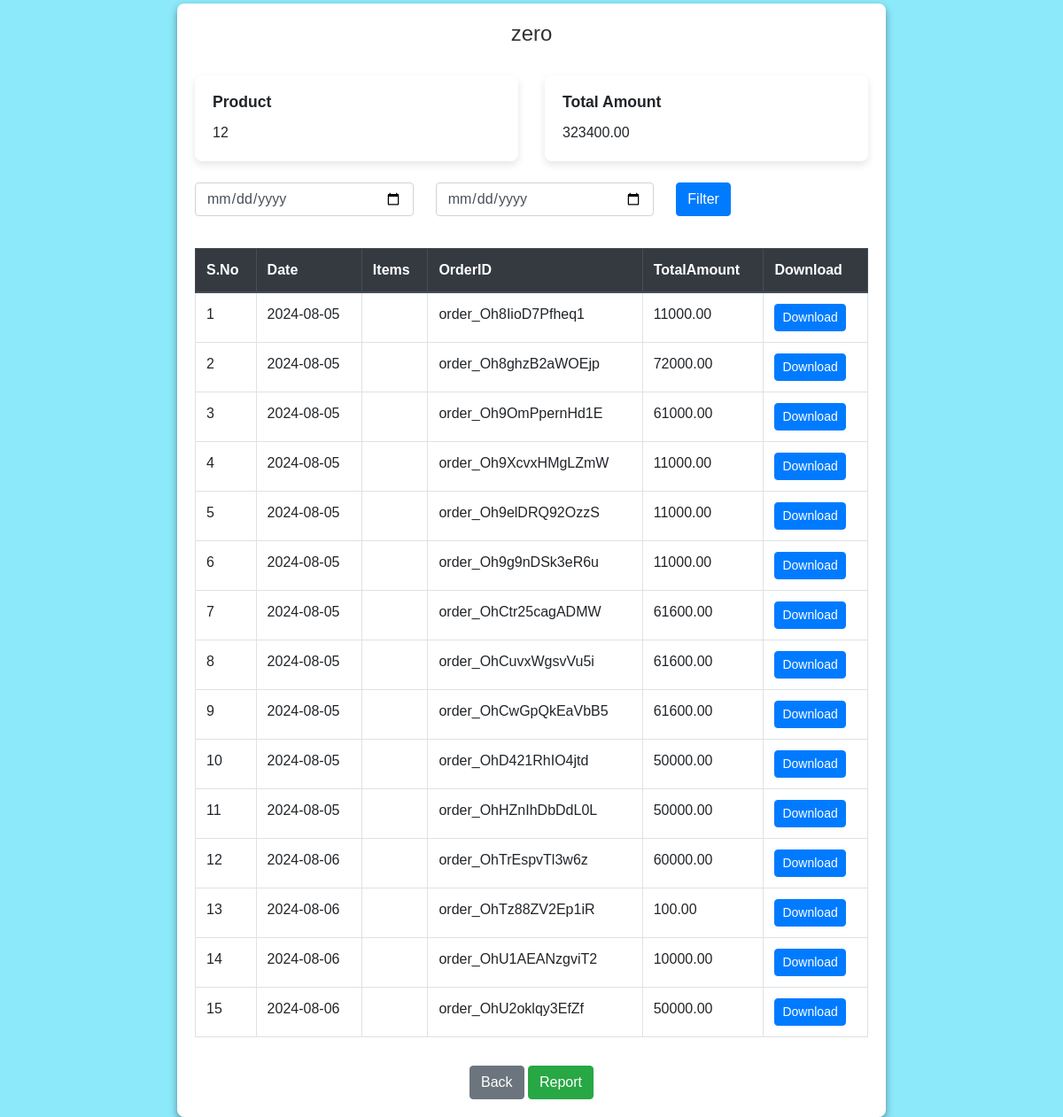
The app's page /profile/ (signed in), older data.
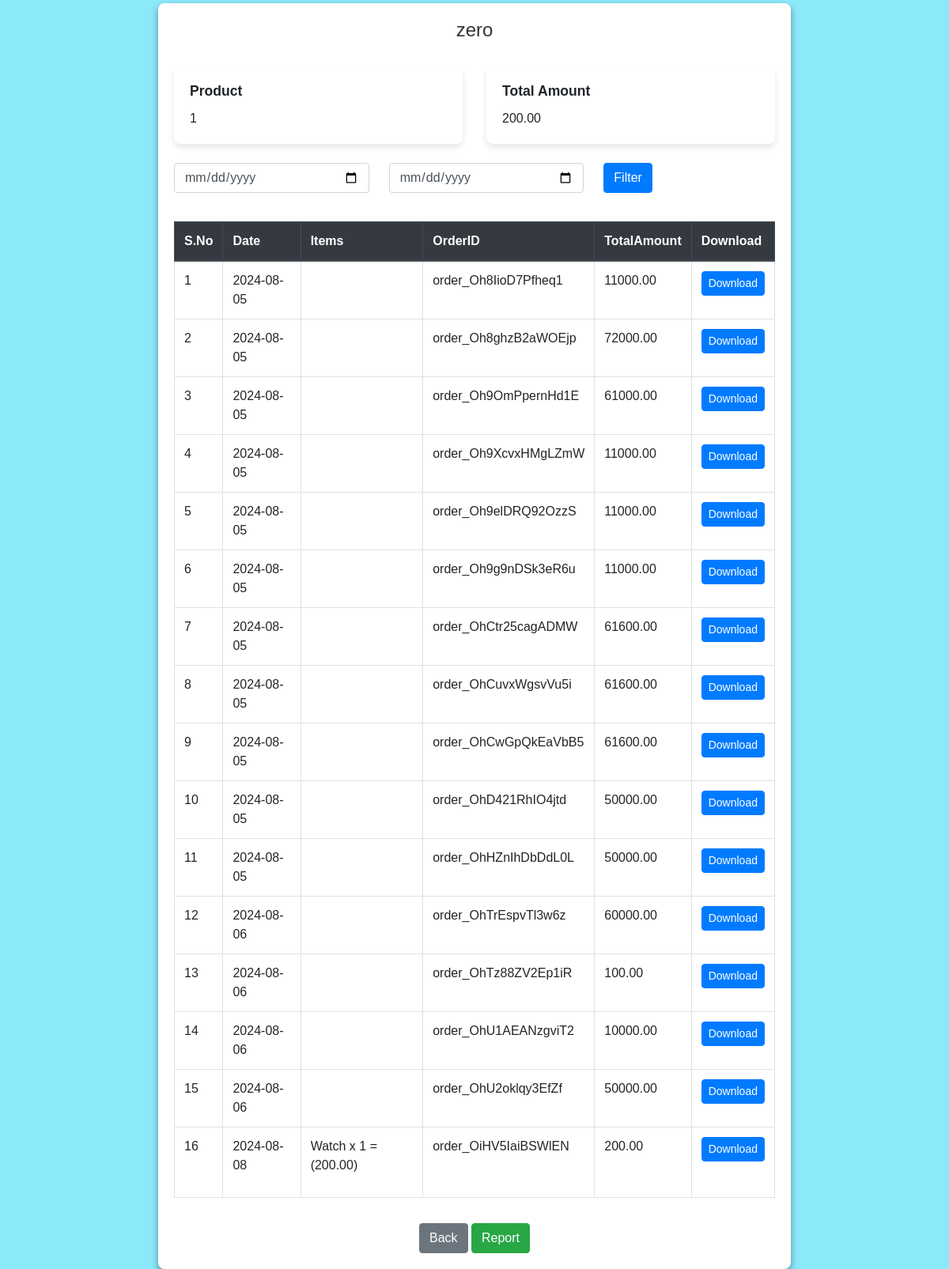
The same page, newer data.
### base/models.py (models this page shows, shortened)
class Order(models.Model):
    order_id = models.CharField(max_length=100, unique=True)
    total_amount = models.DecimalField(max_digits=10, decimal_places=2)
    user = models.ForeignKey(User, on_delete=models.CASCADE)
    items = models.ManyToManyField(Cart)
    created=models.DateTimeField(auto_now_add=True)

class Cart(models.Model):
    user = models.ForeignKey(User, on_delete=models.CASCADE)
    product = models.ForeignKey(Products, on_delete=models.CASCADE)
    price = models.DecimalField(max_digits=10, decimal_places=2)
    quantity = models.PositiveIntegerField()
    total = models.DecimalField(max_digits=10, decimal_places=2)
    is_sold=models.BooleanField(default=False)
    created=models.DateTimeField(auto_now_add=True)

class Products(models.Model):
    item = models.CharField(max_length=255)
    price = models.DecimalField(max_digits=10, decimal_places=2)
    image = models.ImageField(upload_to='products/')
    isdelete =models.BooleanField(default=False)
    created=models.DateTimeField(auto_now_add=True)

### base/views.py (the view)
# urls.py: path('profile/', views.profile, name='profile'),
def profile(request):
    today = datetime.now().date()
    start_date = request.GET.get('start_date')
    end_date = request.GET.get('end_date')
    if start_date:
        start_date = parse_date(start_date)
    if end_date:
        end_date = parse_date(end_date)
    cart_items = Cart.objects.filter(user=request.user, is_sold=True)
    orders = Order.objects.filter(user=request.user)
    if start_date and end_date:
        cart_items = cart_items.filter(created__date__range=[start_date, end_date])
        orders = orders.filter(created__date__range=[start_date, end_date])
    elif start_date:
        cart_items = cart_items.filter(created__date__gte=start_date)
        orders = orders.filter(created__date__gte=start_date)
    elif end_date:
        cart_items = cart_items.filter(created__date__lte=end_date)
        orders = orders.filter(created__date__lte=end_date)
    cart_count = cart_items.count()
    value = sum(item.total for item in cart_items)
    context = {
        'cart_count': cart_count,
        'amt': cart_items,
        'value': value,
        'start_date': start_date,
        'end_date': end_date,
        'orders': orders,
        'today_date': today,
    }
    return render(request, 'order.html', context)

### base/templates/order.html (shortened to what the changed rows need)
<!DOCTYPE html>
<html lang="en">
<head>
    <link href="https://stackpath.bootstrapcdn.com/bootstrap/4.5.2/css/bootstrap.min.css" rel="stylesheet">
    <link rel="stylesheet" href="//code.jquery.com/ui/1.12.1/themes/base/jquery-ui.css">
</head>
<body>
    <div class="container mt-1">
        <div class="row">
            <div class="col-12 mb-4">
                <div class="card-deck">
                    <div class="card">
                        <div class="card-body">
                            <h6 class="card-title">Product</h6>
                            <p class="card-text">{{ cart_count }}</p>
                        </div>
                    </div>
                    <div class="card">
                        <div class="card-body">
                            <h6 class="card-title">Total Amount</h6>
                            <p class="card-text">{{ value }}</p>
                        </div>
                    </div>
                </div>
            </div>
            {% if orders %}
            <div class="col-12">
                <div class="table-responsive-md">
                    <table class="table table-bordered">
                        <thead class="thead-dark">
                            <tr>
                                <th>S.No</th>
                                <th>Date</th>
                                <th>Items</th>
                                <th>OrderID</th>
                                <th>TotalAmount</th>
                                <th>Download</th>
                            </tr>
                        </thead>
                        <tbody>
                            {% for item in orders %}
                                <tr>
                                    <td>{{ forloop.counter }}</td>
                                    <td>{{ item.created|date:"Y-m-d" }}</td>
                                    <td>
                                        <ul class="list-unstyled">
                                        {% for product in item.items.all %}
                                            <li>{{ product.product.item }} x {{product.quantity}} = ({{product.price}})</li>
                                        {% endfor %}
                                        </ul>
                                    </td>
                                    <td>{{ item.order_id }}</td>
                                    <td>{{ item.total_amount }}</td>
                                    <td>
                                        <a href="{% url 'download' item.id %}" class="btn btn-primary btn-sm">Download</a>
                                    </td>
                                </tr>
                            {% endfor %}
                        </tbody>
                    </table>
                </div>
            </div>
            {% else %}
            <h4>
                Not found
            </h4>
            {% endif %}
            </div>
        </div>
</body>
</html>

Row changes from the older to the newer data that the page shows:
added Order: created "2024-08-08", order_id "order_OiHV5IaiBSWlEN", total_amount "200.00"
added Cart: product.item "Watch", quantity "1", price "200.00"
Text that changed along with them:
{{ cart_count }}: "12" → "1"
{{ value }}: "323400.00" → "200.00"
